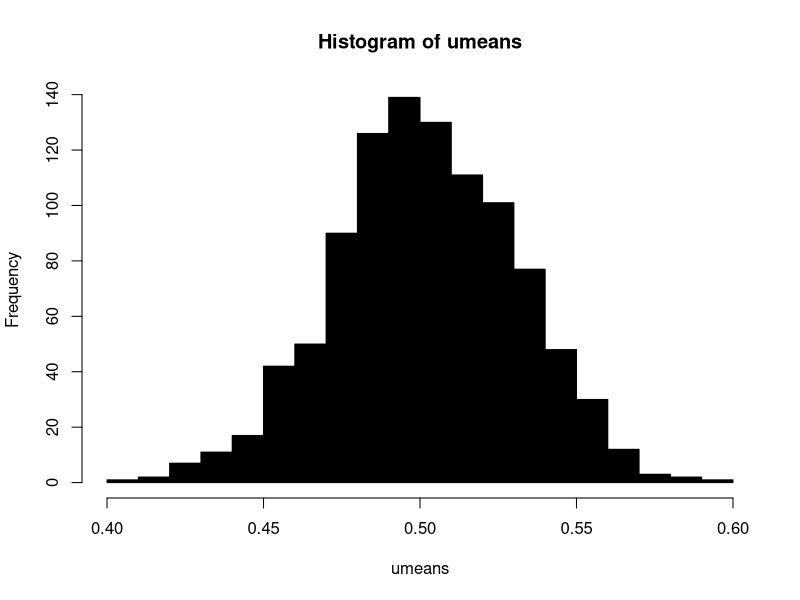
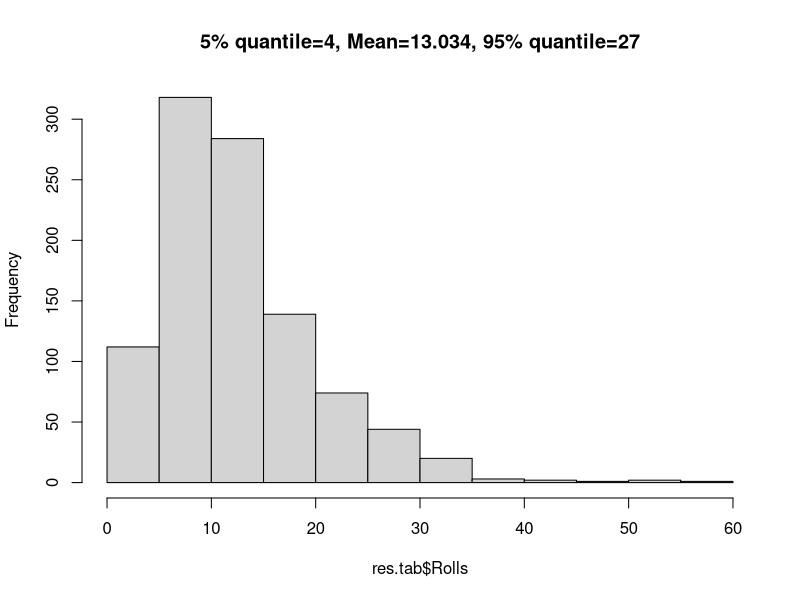

Write the R code that produced these figures, in order.
## ---- chunk 1
#vector of characters
names <- c("Lars", "Hilde", "Alex")
print(names)
#vector of integers
numbers <- 1:10
print(numbers)
names[2]
numbers[4]
## ---- chunk 2
# if we try
mixed_vector <- c(1,"New Year",TRUE)

# everything is casted to the most gereral character type
print(mixed_vector)
## ---- chunk 3
my.list <- list("Donald",
                c(Age = 71, Weight = 120, Height = 187), FALSE)
print(my.list)
my.list <- list(Name = "Donald",
                Data = c(Age = 71, Weight = 120, Height = 187),
                Is.female = FALSE)
print(my.list)


## ---- chunk 4
length(my.list)
## ---- chunk 5
a <- list()
print(a)
a <- c(a,race = "duck",wealth = 10)
print(a)
a <- c(a,FALSE)
print(a)
a <- c(TRUE,a)
print(a)
## ---- chunk 6
my.list <- c(my.list,a)
print(my.list)
## ---- chunk 7
my.list$Data
## ---- chunk 8
my.list$Copyright <- "Disney"
my.list
## ---- chunk 9
x <- my.list[6]
print(x)
print(typeof(x))
#x-2
## ---- chunk 10
x <- my.list[[6]]
print(x)
print(typeof(x))
x-2
## ---- chunk 11
#error expeted
#elements <- my.list[[1:4]]
## ---- chunk 12
elements <- my.list[1:4]
print(elements)
## ---- chunk 13
unlist(list(1,2,3,4,5,6))[3:5]
## ---- chunk 14
vector = c("a","b","c")
for(element in vector){
  print(element)
}
## ---- chunk 15
for(i in 1:10){
  print(i)
}
## ---- chunk 16
print(my.list)
N <- length(my.list)           # the length of the list
char.elem <- rep(FALSE, N)  # vector where we keep track of the results
for(i in 1:N){
  content <- my.list[[i]]
  char.elem[i] <- is.character(content)
}
print(my.list)
print(char.elem)
## ---- chunk 17
for(GAGAGAGAGAGAGAGA in 1:N){
  content <- my.list[[GAGAGAGAGAGAGAGA]]
  char.elem[GAGAGAGAGAGAGAGA] <- is.character(content)
}
print(char.elem)
## ---- chunk 18
dlist <- list("This","is","a","demo","of","using",1,"list","with", 11, "elements")
for(element in dlist){
  print(element)
}
## ---- chunk 19
x <- 2
while(is.finite(x)){
  print(x)
  x <- x * x
}
## ---- chunk 20
for(i in 1:10){
  if(i < 5){
    cat("The loop-object", i, "is smaller than 5\n")
  } else {
    cat("The loop-object", i, "is larger than or equal to 5\n")
  }
}
## ---- chunk 21
library(stringr)# a package to work with characters. We need str_length()
for(a in list("This","is","a","test")){
  txt <- ifelse(str_length(a) > 3, "long", "short")
  cat("The word", a, "is", txt, "\n")
}
## ---- chunk 22
start_time <- Sys.time()
4+2
end_time <- Sys.time()
end_time - start_time
## ---- chunk 23
N <- 10000000
vect.1 <- rep(0,N)
list.1 <- list()
start_time_vect <- Sys.time()
for(i in 1:N)
{
  if(i == 1)
    vect.1[i] <- 0
  else if(i == 2)
    vect.1[i] <- 1
  else
    vect.1[i] <- vect.1[i-1] + vect.1[i-2]
}
end_time_vect <- Sys.time()
print(vect.1[1:20])
print(end_time_vect - start_time_vect)

start_time_list <- Sys.time()
for(i in 1:N)
{
  if(i == 1)
    list.1[[i]] <- 0
  else if(i == 2)
    list.1[[i]] <- 1
  else
    list.1[[i]] <- list.1[[i-1]] + list.1[[i-2]]
}
end_time_list <- Sys.time()
print(unlist(list.1[1:20]))
print(end_time_list - start_time_list)
## ---- chunk 24
library(stringr)
lines <- readLines("poem_unknown.txt")
lst <- str_split(lines, pattern = " ")
n.words <- numeric(length(lst))
for(i in 1:length(lst)){
  n.words[i] <- length(lst[[i]])
}
print(n.words)
## ---- chunk 25
N.sim <- 1000
umeans <- rep(0, N.sim)  # or just   umeans <- numeric(N.sim)
for(i in 1:N.sim){
  x.uniform <- runif(100)   # will be over-written each time
  umeans[i] <- mean(x.uniform, na.rm = T)
}
# Plotting
hist(umeans, breaks = 25, col = "black")
## ---- chunk 26
n.dice <- 5
n.rolls <- 0
while(n.dice > 0){
  d <- sample(1:6, size = n.dice, replace = TRUE)
  sixes <- sum(d == 6)
  n.dice <- n.dice - sixes
  n.rolls <- n.rolls + 1
}
cat("Needed", n.rolls, "rolls to get five 6's\n")
## ---- chunk 27
# How many times to repeat the experiment
N.sim <- 1000
# Allocate an empty results list of vectors, to be filled in by the for loop
res.tab <- list(Rolls = rep(0, N.sim),
                  Value = rep(0, N.sim))
for(i in 1:N.sim){
  n.dice <- 5  # Reset the number of dice we have left. (Set to 6 for "maxi-yatzy"!)
  n.rolls <- 0  # Reset the roll counter for this experiment
  target.value <- 0  # What die-value to collect (0 = not decided yet)
  while(n.dice > 0){
    # As long as we have dice left that are not part of our yatzy:
  
    # Roll dice: Sample from the possible values of a die (one to six), n.dice times.
    # Set replace = TRUE because e.g. 
    # rolling one "4" does not prevent you from rolling another.
    d <- sample(1:6, size = n.dice, replace = TRUE)
    
    if(target.value > 0){
      # We have picked our target value, e.g. collecting fours means target.value == 4.
      
      # "Set aside" any dice having our target value and so contributing to our yatzy.
      # This reduces the number of remaining dice.
      n.dice <- n.dice - sum(d == target.value)
    } else {
      # target.value is still zero, meaning we haven't picked a target value yet.
      
      # Tabulate the values of our rolled dice.
      # For illustration, look at sort(table(c("c", "o", "f", "f", "e", "e")), decreasing = TRUE)
      freq <- sort(table(d), decreasing = TRUE)
      # The first element of freq is the *count* of the most frequent element.
      # The *name* of this element holds our target die value.
      largest.freq <- freq[1]
      if(largest.freq >= 3){
        # We only start collecting if we have at least three equal values
        
        # Which value do we want to collect? The most frequent one!
        # As mentioned, this is given by the *name* of freq[1]
        target.value <- as.integer(names(freq[1]))
        
        # Compute how many more dice we need for our yatzy.
        n.dice <- n.dice - sum(d == target.value)
        # Without it, we "forget" to keep our already-rolled dice 
        # having the target value. Thus we spend more rolls than necessary.
      }
    }
    # Keep count of how many rolls we've made
    n.rolls <- n.rolls + 1
  }
  # Output the results so far
  cat("Needed", n.rolls, "rolls to get five", target.value, "'s\n")
  # Store the results of this simulation.
  res.tab$Rolls[i] <- n.rolls
  res.tab$Value[i] <- target.value
  # (Remember, n.rolls and target.value get reset at the top of the for loop.)
}


qtab <- list(Q05 = quantile(res.tab$Rolls, 0.05), Q95 = quantile(res.tab$Rolls, 0.95))

hist(res.tab$Rolls,main = str_c("5% quantile=", qtab$Q05, 
                     ", Mean=", mean(res.tab$Rolls), 
                     ", 95% quantile=", qtab$Q95))

